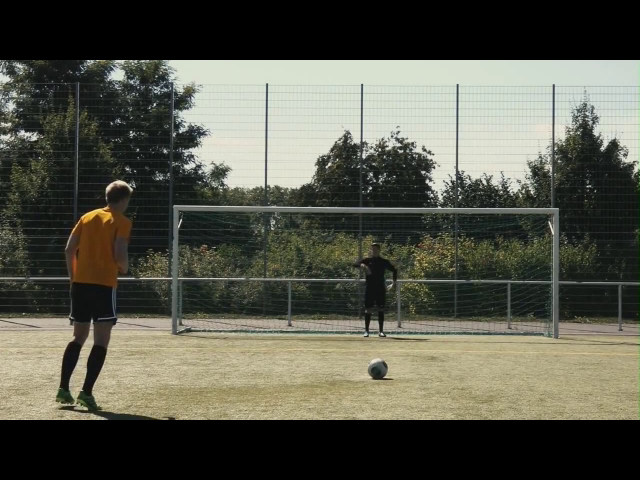
#> input picture frame 9 of LSTM_flight/soccer3.mp4, 640 x 480 px
$ python opticaltest.py   (Python 2 division)
#> lines starting #> are read from the running program, lines starting #| are printed output that depends on the picture; after the words box and inside, x2 and y2 are one past the last pixel; in counts of white or black regions, pixels touching at a corner belong together
import numpy as np
import argparse
import cv2
import time
from math import sqrt, pow, atan2

########### Mouse Click event ##################
def click_and_crop(event, x, y, flags, param):
	# grab references to the global variables
	global p0

	# if the left mouse button was clicked, record the starting
	# (x, y) coordinates and indicate that cropping is being
	# performed
	if event == cv2.EVENT_LBUTTONDOWN:
		mpt=np.array([[[x,y]]],dtype=np.float32)
		p0=np.concatenate((p0,mpt))
##################################################


########## Parameters Defination ###############
# params for ShiTomasi corner detection
feature_params = dict( maxCorners = 1000,
                       qualityLevel = 0.01,
                       minDistance = 7,
                       blockSize = 7 )
# Parameters for lucas kanade optical flow
lk_params = dict( winSize  = (15,15),
                  maxLevel = 2,
                  criteria = (cv2.TERM_CRITERIA_EPS | cv2.TERM_CRITERIA_COUNT, 10, 0.03))

# Take first frame and find corners in it
cap = cv2.VideoCapture("soccer3.mp4")
ret, old_frame = cap.read()
#> old_frame is the input picture: shape (480, 640, 3); mean B, G, R 75.1, 87, 86.6
old_gray = cv2.cvtColor(old_frame, cv2.COLOR_BGR2GRAY)
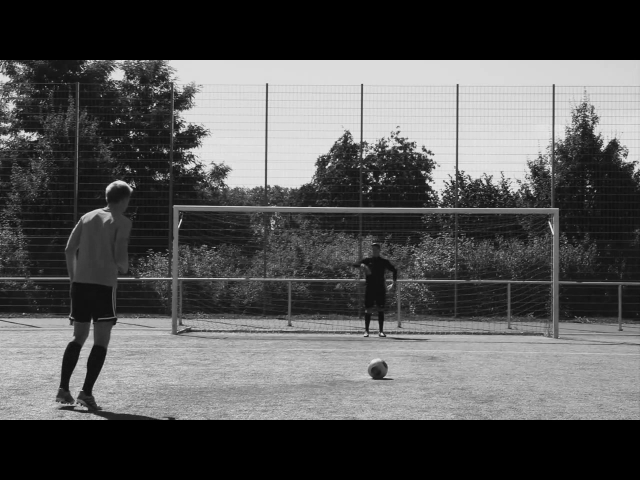
#> old_gray: shape (480, 640); min 0, max 234, mean 85.5
#p0 = cv2.goodFeaturesToTrack(old_gray, mask = None, **feature_params)
flag=0
p0 = np.array([[[0.,0.]]], dtype=np.float32) ##initialize point
for i in range(0,1280,20):
    for j in range(0,720,20):
	pt=np.array([[[i,j]]],dtype=np.float32)
	p0=np.concatenate((p0,pt))
cv2.namedWindow("frame")
cv2.namedWindow("flow")
cv2.setMouseCallback("frame", click_and_crop)
fourcc = cv2.VideoWriter_fourcc(*'XVID')
video_w=640
video_h=480
out = cv2.VideoWriter('output.avi', fourcc, 30.0, (video_w,video_h))
#out2 = cv2.VideoWriter('output_flow.avi', fourcc, 30.0, (1280,720))
frame_n = 0
##################################################


#################### Main Function ######################
while(cap.isOpened()):
    ret,frame = cap.read()
    frame_gray = cv2.cvtColor(frame, cv2.COLOR_BGR2GRAY)
    frame_n = frame_n + 1
    flow = np.zeros_like(old_frame)
    # calculate optical flow
    p1, st, err =cv2.calcOpticalFlowPyrLK(old_gray, frame_gray, p0, None, **lk_params)
#> p1 = 2305 rows, first 8: [0, 0], [0, 0], [0, 20], [0.0222, 40], [0.0059, 59.99], [0.00173, 80], [0.00392, 100], [0.00753, 120]; st = 2305 values, max 1 at index 4, min 0 at index 0, mean 0.262; err = 2305 values, max 4.19e+37 at index 434, min -6.35e+37 at index 0, mean -8.54e+33
    ## Select good points
    good_new = p1#[st==1]
#> good_new has the same summary as p1
    good_old = p0#[st==1]
    # draw the tracks
    f = open('output/frame_'+str(frame_n)+'.txt', 'w')
    for i,(new,old) in enumerate(zip(good_new,good_old)):
        a,b = new.ravel()
	c,d = old.ravel()
	if flag == 0 :
            #flow = cv2.circle(flow,(a,b),3,[0,0,255],-1)
	    flag == 1
	dis=sqrt(pow((a-c),2)+pow((b-d),2))
	degree = atan2(a-c,b-d)
	#if dis <=5 :
	if dis > 5 and dis < 100 :
	    flow=cv2.line(flow,(a,b),(c,d),[0,0,255],2)
	    frame=cv2.line(frame,(a,b),(c,d),[0,0,255],2)
	if degree != 0:
	    f.writelines(str(i)+": degree="+str(degree)+", distance="+str(dis)+"  \n")
#> this loop made 2305 passes
#> (a, b, c, d, dis, degree) on passes 1 to 3: (0, 0, 0, 0, 0, 0), (0, 0, 0, 0, 0, 0), (0, 20, 0, 20, 0, 0)
#> flow: shape (480, 640, 3); every value is 0
    cv2.imshow('frame',frame)
    cv2.imshow('flow',flow)
    k = cv2.waitKey(30) & 0xff
#> (key Esc is pressed here)
    if k == 27:
        break
    if k == ord("c"):
	p0 = np.array([[[0.,0.]]], dtype=np.float32) ##initialize point
	for i in range(0,video_w,20):
    	    for j in range(0,video_h,20):
		pt=np.array([[[i,j]]],dtype=np.float32)
		p0=np.concatenate((p0,pt))
    if k == ord("p"):
	time.sleep(2)
    # Now update the previous frame and previous points
    old_gray = frame_gray.copy()
    # Write file
    out.write(frame)
    #out.write(flow)
cv2.destroyAllWindows()
cap.release()
f.close()

############################################################

$ run again, starting later in the video
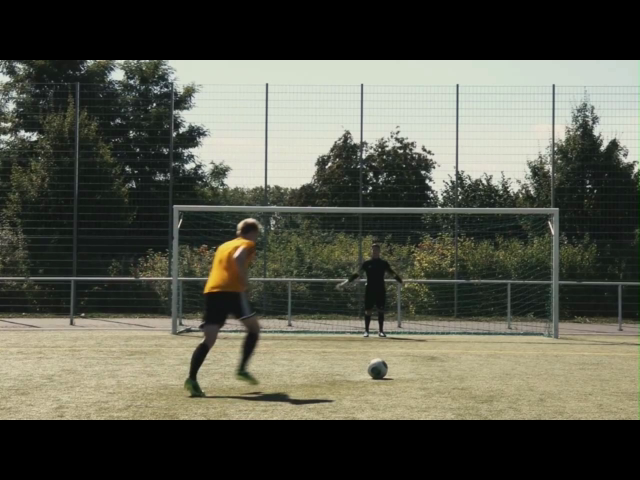
#> input picture frame 44 of LSTM_flight/soccer3.mp4, 640 x 480 px
#> old_frame is the input picture: shape (480, 640, 3); mean B, G, R 75.7, 87.9, 86.9
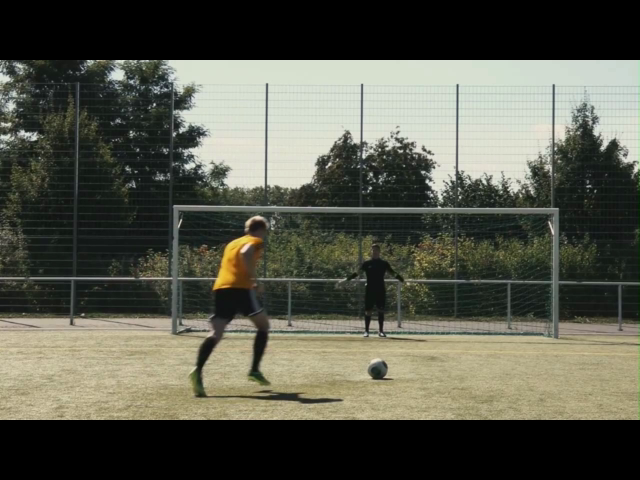
#> input picture frame 45 of LSTM_flight/soccer3.mp4, 640 x 480 px
#> frame is the input picture: shape (480, 640, 3); mean B, G, R 75.8, 87.9, 86.9
#> p1 = 2305 rows, first 8: [0, 0], [0, 0], [0, 20], [-0.00261, 40.01], [0.00268, 60.01], [-0.000134, 79.99], [0.000541, 100], [0.00122, 120]; st = 2305 values, max 1 at index 4, min 0 at index 0, mean 0.262; err = 2305 values, max 700 at index 73, min -6.35e+37 at index 0, mean -5.51e+34
#> good_new has the same summary as p1
#> the loop `for i,(new,old) in enumerate(zip(good_new,good_old)):` made 2305 passes
#> (a, b, c, d, dis, degree) on passes 1 to 3: (0, 0, 0, 0, 0, 0), (0, 0, 0, 0, 0, 0), (0, 20, 0, 20, 0, 0)
#> after the loop `for i,(new,old) in enumerate(zip(good_new,good_old)):`:
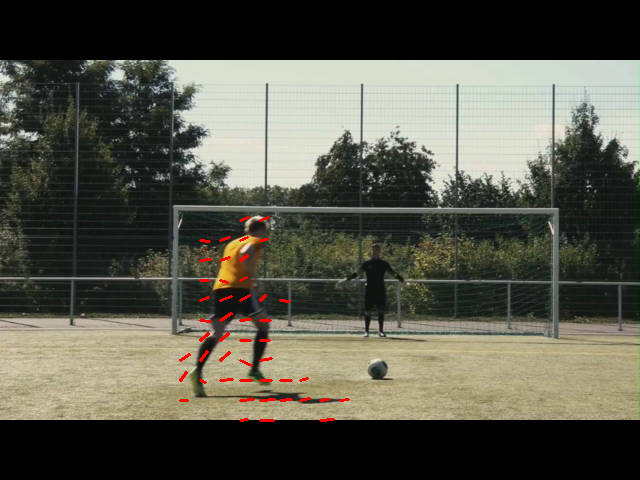
#> frame: shape (480, 640, 3); 0.52% of pixels changed, all inside (x1, y1, x2, y2) = (179, 216, 350, 422)

$ run again, starting later in the video
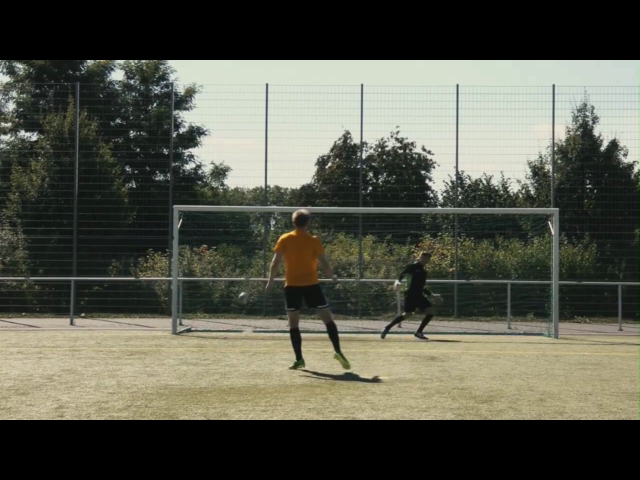
#> input picture frame 78 of LSTM_flight/soccer3.mp4, 640 x 480 px
#> old_frame is the input picture: shape (480, 640, 3); mean B, G, R 76.1, 88.1, 87.2
#> `old_gray = cv2.cvtColor(old_frame, cv2.COLOR_BGR2GRAY)`:
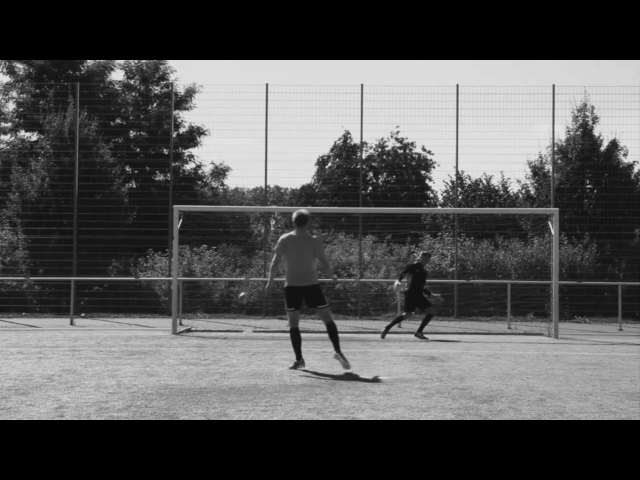
#> old_gray: shape (480, 640); min 0, max 229, mean 86.4
#> p1 = 2305 rows, first 8: [0, 0], [0, 0], [0, 20], [0, 40], [6.68e-05, 60], [-0.000215, 80], [0.000994, 100], [0.000628, 120]; st = 2305 values, max 1 at index 4, min 0 at index 0, mean 0.262; err = 2305 values, max 0.448 at index 986, min -6.35e+37 at index 0, mean -5.51e+34
#> good_new has the same summary as p1
#> the loop `for i,(new,old) in enumerate(zip(good_new,good_old)):` made 2305 passes
#> (a, b, c, d, dis, degree) on passes 1 to 3: (0, 0, 0, 0, 0, 0), (0, 0, 0, 0, 0, 0), (0, 20, 0, 20, 0, 0)
